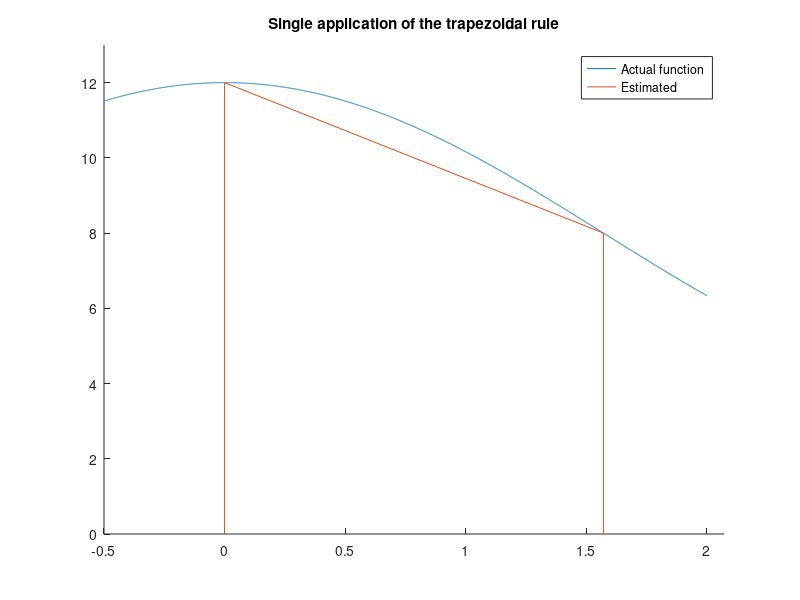

This chart was generated by the following MATLAB code:
clear
close all
format long

% The given function
func = @(x) 8 + 4.*cos(x);
lower_bound = 0;
upper_bound = pi / 2;
actual = 8 * (upper_bound - lower_bound) + 4 * (sin(upper_bound) - sin(lower_bound));

% Single application of the trapezoidal rule
estimated = (upper_bound - lower_bound) * (func(upper_bound) + func(lower_bound)) / 2;
% The error
error_value = abs(estimated - actual) / actual;

% Print out the information
fprintf('Q1-b: Single application of the trapezoidal rule\n');
fprintf('Estimated Value: %.10f\n', estimated);
fprintf('Actual Value:    %.10f\n', actual);
fprintf('Percent Error:   %.5f%%\n', error_value * 100);

% Plot the figure
hold on;
x = -0.5: 0.001: 2;
x_step = [lower_bound lower_bound upper_bound upper_bound];
y_step = [0 func(lower_bound) func(upper_bound) 0];
plot(x, func(x));
plot(x_step , y_step);
xlim([lower_bound-0.5 upper_bound+0.5]);
ylim([0 13])
title('Single application of the trapezoidal rule')
legend("Actual function", "Estimated");